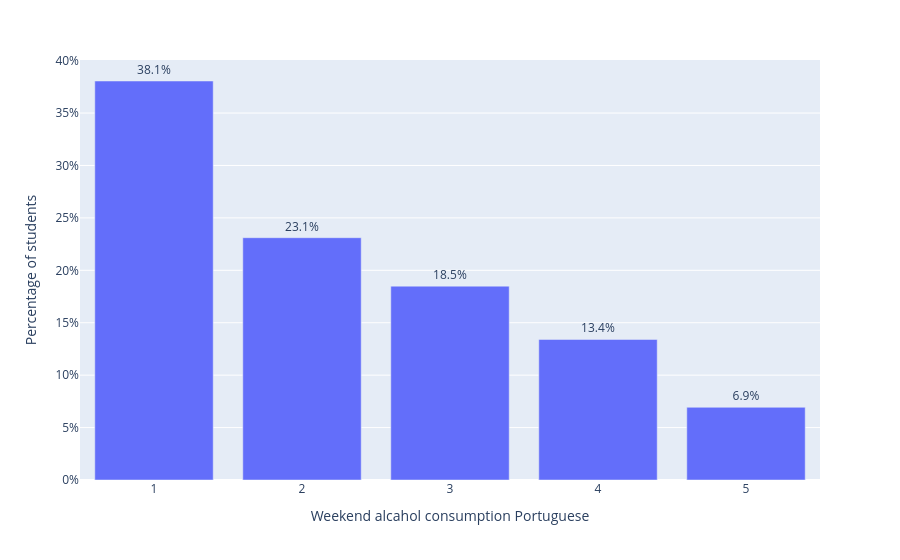

Write notebook code for a chart like this one.
### Code cell
counts = df3_por["Walc"].value_counts(normalize=True).sort_index().reset_index()
counts.columns = ["Walc", "Verhouding"]

fig = px.bar(
    counts,
    x="Walc",
    y="Verhouding",
    text="Verhouding",
    #color="Walc",
    #color_continuous_scale="RdYlGn_r",
    labels={
        "Walc": "Weekend alcahol consumption Portuguese",
        "Verhouding": "Percentage of students"
    }
)

fig.update_traces(texttemplate='%{y:.1%}', textposition='outside')
fig.update_yaxes(tickformat='.0%')

fig.show()

### Figure 1 — Plotly figure (JSON) as saved in the notebook; plotly's stock layout.template omitted (floating-point values rounded to 4 significant figures)
{"data": [{"hovertemplate": "Weekend alcahol consumption Portuguese=%{x}<br>Percentage of students=%{text}<extra></extra>", "legendgroup": "", "marker": {"color": "#636efa", "pattern": {"shape": ""}}, "name": "", "orientation": "v", "showlegend": false, "text": [0.3806, 0.2311, 0.1849, 0.1341, 0.06934], "textposition": "outside", "texttemplate": "%{y:.1%}", "type": "bar", "x": [1, 2, 3, 4, 5], "xaxis": "x", "y": [0.3806, 0.2311, 0.1849, 0.1341, 0.06934], "yaxis": "y"}], "layout": {"barmode": "relative", "legend": {"tracegroupgap": 0}, "margin": {"t": 60}, "xaxis": {"anchor": "y", "domain": [0, 1], "title": {"text": "Weekend alcahol consumption Portuguese"}}, "yaxis": {"anchor": "x", "domain": [0, 1], "tickformat": ".0%", "title": {"text": "Percentage of students"}}}}
